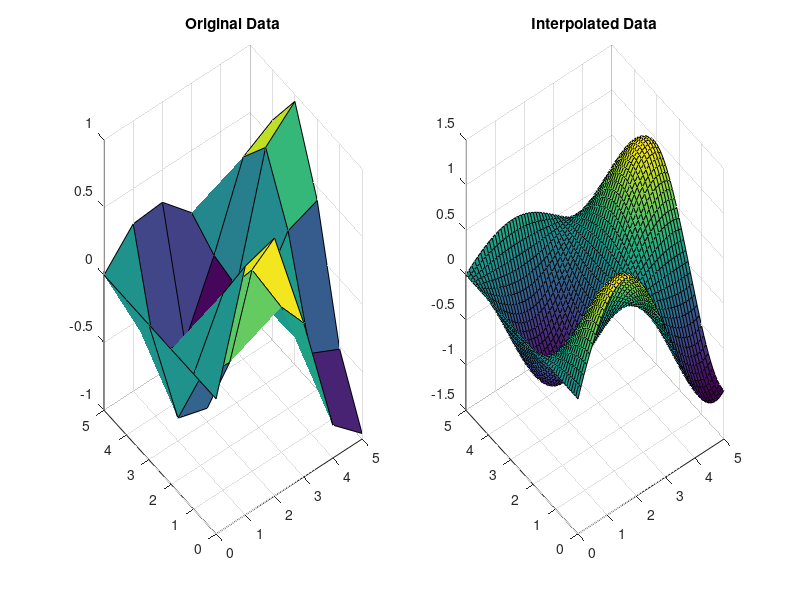

MATLAB code to generate this figure:
% Original data
x = 0:5; % x-coordinates
y = 0:5; % y-coordinates
[X, Y] = meshgrid(x, y);
Z = sin(X) .* cos(Y); % Some sample 2D data

% New points for interpolation
xq = 0:0.1:5; % Query x-coordinates
yq = 0:0.1:5; % Query y-coordinates
[Xq, Yq] = meshgrid(xq, yq);

% Spline interpolation
Zq = interp2(X, Y, Z, Xq, Yq, 'spline');

% Plot original and interpolated data
figure;
subplot(1, 2, 1);
surf(X, Y, Z);
title('Original Data');
subplot(1, 2, 2);
surf(Xq, Yq, Zq);
title('Interpolated Data');
